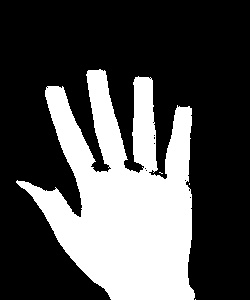
//> input picture IA_Project/Dataset/B/3.jpg, 250 x 300 px
$ ./main   (built with g++ and OpenCV 4)
//> lines starting //> are read from the running program, lines starting //| are printed output that depends on the picture; after the words box and inside, x2 and y2 are one past the last pixel; in counts of white or black regions, pixels touching at a corner belong together
//
//  main.cpp
//  IA_Project
//
//  Created by Aditi Mithal(2013122) and Mohit Wadhwa(2013063)
//  Copyright © 2015 Mohit Wadhwa. All rights reserved.
//
//  References : http://paulbourke.net/geometry/circlesphere/
//               http://s-ln.in/2013/04/18/hand-tracking-and-gesture-detection-opencv/
//               http://docs.opencv.org/2.4/doc/tutorials/imgproc/shapedescriptors/find_contours/find_contours.html
//               http://docs.opencv.org/2.4/doc/tutorials/imgproc/shapedescriptors/hull/hull.html
//
//


#include <opencv2/opencv.hpp>
#include <iostream>
#include <vector>
#include <algorithm>

using namespace std;
using namespace cv;

void displayImage(Mat , string);
void ASL_Detection(Mat );
double distPoints(Point , Point);

pair < Point, double > ThreePointsCircle(Point, Point, Point);

Mat GetSkin(Mat );
Mat spatialFilterGaussian(Mat );

double mask3(Mat , Mat , int , int);
Mat averageFilter3x3(Mat );
double mask5(Mat , Mat , int , int);
Mat averageFilter5x5(Mat );

int main(int argc, const char * argv[]) {

    Mat orgImg;
    // orgImg = imread("/Users/lifecodemohit/Documents/IIITD_Sem5/ImageAnalysis/IA_Project/Dataset/D/hand2_1_bot_seg_2_cropped.png", CV_LOAD_IMAGE_ANYCOLOR);
    orgImg = imread("/Users/lifecodemohit/Documents/IIITD_Sem5/ImageAnalysis/IA_Project/Dataset/B/3.jpg", CV_LOAD_IMAGE_ANYCOLOR);
//> orgImg is the input picture: 300 rows x 250 cols, CV_8UC1; min 0, max 255, mean 78.7
    // orgImg = imread("/Users/lifecodemohit/Documents/IIITD_Sem5/ImageAnalysis/IA_Project/Dataset/D/hand2_3_top_seg_1_cropped.png", CV_LOAD_IMAGE_ANYCOLOR);
    // orgImg = imread("/Users/lifecodemohit/Documents/IIITD_Sem5/ImageAnalysis/IA_Project/Dataset/D/hand2_5_bot_seg_2_cropped.png", CV_LOAD_IMAGE_ANYCOLOR);

    displayImage(orgImg, "Original Image.");

    if(orgImg.empty()) {
        cout << "Image not loaded properly." << endl;
        return  0;
    }

    if (orgImg.type() != 0)
        orgImg = GetSkin(orgImg);

    // displayImage(orgImg, "Skin Segmentation Image.");


    for (int i = 0; i < orgImg.cols; i++) {
        orgImg.at<uchar>(orgImg.rows - 1, i) = 0;
        orgImg.at<uchar>(orgImg.rows - 2, i) = 0;
        orgImg.at<uchar>(orgImg.rows - 3, i) = 0;
        orgImg.at<uchar>(orgImg.rows - 4, i) = 0;
        orgImg.at<uchar>(orgImg.rows - 5, i) = 0;
    }
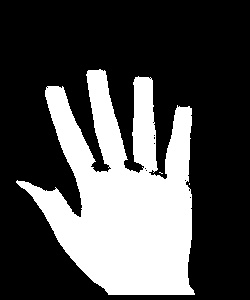
//> orgImg: 300 rows x 250 cols, CV_8UC1; 0.6% of pixels changed, all inside (x1, y1, x2, y2) = (104, 295, 200, 300)

    erode(orgImg,orgImg,Mat());
    dilate(orgImg,orgImg,Mat());
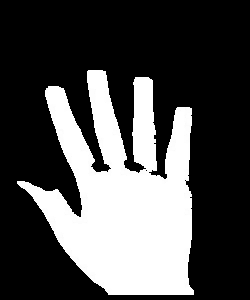
//> orgImg: 300 rows x 250 cols, CV_8UC1; min 0, max 255, mean 76.9

    // orgImg = averageFilter3x3(orgImg);

    // displayImage(orgImg, "Blurred Image.");

    ASL_Detection(orgImg);

    return 0;

}

void displayImage(Mat img, string text) {

    namedWindow(text, WINDOW_AUTOSIZE );
    imshow(text , img);
    waitKey(0);
    //    destroyWindow(text);

}

void ASL_Detection(Mat frame) {

    Mat canny_output;
    vector < vector < Point > > contours;
    vector<Vec4i> hierarchy;
    vector < pair < Point, double > > avg_center_of_palm;

    vector < Point > all_palm_point;
    vector < Point > st_point;
    vector < Point > en_point;
    vector < Point > fa_point;

    /// Find contours
    Canny(frame, canny_output, 100, 200, 3);
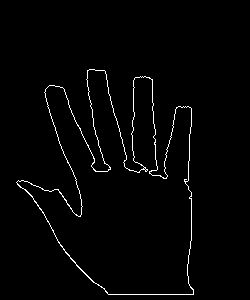
//> canny_output: 300 rows x 250 cols, CV_8UC1; 1.8% white in thin lines or dots, all inside (x1, y1, x2, y2) = (16, 69, 194, 295)
    findContours(canny_output, contours, hierarchy, CV_RETR_TREE, CV_CHAIN_APPROX_SIMPLE, Point(0, 0));
//> contours = 5 contours, 3 with area under 20; largest, box (x1, y1, x2, y2) and area: (16, 69, 194, 295) 22539, (16, 69, 194, 295) 22434

    /// Find the convex hull object for each contour
    vector < vector < int > > hullI(contours.size());
//> hullI = 5 items
    vector < vector < Point > > hull(contours.size());
//> hull = 5 empty contours
    vector < vector < Point > > defect_points(contours.size());
//> defect_points = 5 empty contours

    Mat drawing = Mat::zeros( canny_output.size(), CV_8UC3);

    int loc_max_defects = 0;

    for(int i = 0; i < (int)contours.size(); i++) {

        vector < Vec4i > defects;
        convexHull( Mat(contours[i]), hullI[i], false);
        convexHull( Mat(contours[i]), hull[i], false);

        // [7 lines of commented-out code are left out]

        convexityDefects(contours[i], hullI[i], defects);
        cout << "Size of Defects : " << defects.size() << endl;
        Point palm_center_all;

        vector < Point > palm_point;
        if ((int)defects.size() >= 3) {
            bool flag = false;
            if ((int)defects.size() > loc_max_defects) {
                loc_max_defects = (int)defects.size();
                flag = true;
                all_palm_point.clear();
                st_point.clear();
                en_point.clear();
                fa_point.clear();
            }
            for (int j = 0; j < (int)defects.size(); j++) {
                int index = defects[j][2];
                defect_points[i].push_back(contours[i][index]);
                circle(drawing, contours[i][index], 5, Scalar(243, 2, 243), -1);
                drawContours(drawing, contours, i, Scalar(243, 2, 58), 2, 8, vector<Vec4i>(), 0, Point());
                drawContours(drawing, hull, i, Scalar(9, 9, 227), 2, 8, vector<Vec4i>(), 0, Point());

                int start_index = defects[j][0];
                int end_index = defects[j][1];
                int far_index = defects[j][2];

                Point start_point(contours[i][start_index]);
                Point end_point(contours[i][end_index]);
                Point far_point(contours[i][far_index]);

                palm_center_all += start_point + end_point + far_point;
                palm_point.push_back(start_point);
                palm_point.push_back(end_point);
                palm_point.push_back(far_point);

                if (flag) {

                    all_palm_point.push_back(start_point);
                    all_palm_point.push_back(end_point);
                    all_palm_point.push_back(far_point);
                    st_point.push_back(start_point);
                    en_point.push_back(end_point);
                    fa_point.push_back(far_point);

                }

            }

            palm_center_all.x = (palm_center_all.x)/((int)defects.size()*3);
            palm_center_all.y = (palm_center_all.y)/((int)defects.size()*3);

            // cout << "Palm center all : (" << palm_center_all.x << ", " << palm_center_all.y << ")" << endl;

            vector < pair < double, int > > distance_vector;
            for (int j = 0; j < (int)palm_point.size(); j++) {
                distance_vector.push_back(make_pair(distPoints(palm_center_all, palm_point[j]), j));
            }

            sort(distance_vector.begin(), distance_vector.end());
            pair < Point, double > find_circle;

            for (int j = 0; j < (int)distance_vector.size() - 2; j++) {

                Point pt1 = palm_point[distance_vector[j+0].second];
                Point pt2 = palm_point[distance_vector[j+1].second];
                Point pt3 = palm_point[distance_vector[j+2].second];

                find_circle = ThreePointsCircle(pt1, pt2, pt3);

                // [4 lines of commented-out code are left out]

                if(find_circle.second != 0)
                    break;
            }

            // cout << "Yo " << find_circle.second  << endl;

            avg_center_of_palm.push_back(find_circle);

            Point center_of_palm = find_circle.first;
            // [10 lines of commented-out code are left out]

        }


    }


    Point all_palm_center_all;

    for (int j = 0; j < (int)all_palm_point.size(); j++) {

        all_palm_center_all.x += all_palm_point[j].x;
        all_palm_center_all.y += all_palm_point[j].y;
    }

    all_palm_center_all.x = all_palm_center_all.x/(int)(all_palm_point.size());
    all_palm_center_all.y = all_palm_center_all.y/(int)(all_palm_point.size());

    cout << "Palm center average : (" << all_palm_center_all.x << ", " << all_palm_center_all.y << ")" << endl;

    vector < pair < double, int > > all_distance_vector;

    for (int j = 0; j < (int)all_palm_point.size(); j++) {
        all_distance_vector.push_back(make_pair(distPoints(all_palm_center_all, all_palm_point[j]), j));
    }

    sort(all_distance_vector.begin(), all_distance_vector.end());

    pair < Point, double > all_find_circle;
    vector < pair < Point, double > > all_circle;

    // [23 lines of commented-out code are left out]


    for (int j = 0; j < (int)all_distance_vector.size() - 2; j++) {

        Point pt1 = all_palm_point[all_distance_vector[j + 0].second];
        Point pt2 = all_palm_point[all_distance_vector[j + 1].second];
        Point pt3 = all_palm_point[all_distance_vector[j + 2].second];

        all_find_circle = ThreePointsCircle(pt1, pt2, pt3);
        //        all_circle.push_back(all_find_circle);

        if(all_find_circle.second != 0)
            break;
    }

    //    cout << all_circle.size() << " " << frame.rows << " " << frame.cols << endl;

    Point center_of_palm = all_find_circle.first;
    double radius = all_find_circle.second;

    // [54 lines of commented-out code are left out]


    cout << "Radius : " << radius << endl;

    circle(drawing, center_of_palm, 5, Scalar(34, 245, 10), 3);
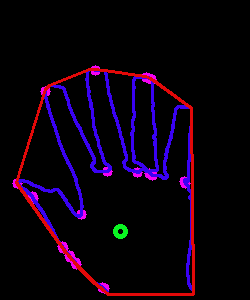
//> drawing: 300 rows x 250 cols, CV_8UC3; mean B, G, R 14.3, 0.9, 11.5
    circle(drawing, center_of_palm, radius, Scalar(34, 245, 10), 3);
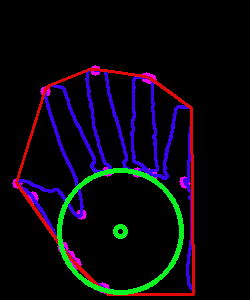
//> drawing: 300 rows x 250 cols, CV_8UC3; 2.55% of pixels changed, all inside (x1, y1, x2, y2) = (57, 168, 184, 295)

    int finger_count = 0;
    for (int j = 0; j < (int)st_point.size(); j++) {

        double xlength = sqrt(distPoints(st_point[j], center_of_palm));
        double ylength = sqrt(distPoints(fa_point[j], center_of_palm));
        double hlength = sqrt(distPoints(fa_point[j], st_point[j]));
        double zlength = sqrt(distPoints(en_point[j], fa_point[j]));

        // Reference for selecting center of palm:  http://s-ln.in/2013/04/18/hand-tracking-and-gesture-detection-opencv/

        if((hlength <= 3*radius) && (ylength >= 0.4*radius) && (hlength >= 10) && (zlength >= 10) && max(hlength,zlength)/min(hlength,zlength) >= 0.8)
            if(min(xlength, ylength)/max(xlength,ylength) <= 0.8) {

                if(((xlength >= 0.1*radius) && (xlength <= 1.3*radius) && (xlength < ylength))||((ylength >= 0.1*radius) && (ylength <= 1.3*radius) && (xlength > ylength)))
                    line(drawing, en_point[j], fa_point[j], Scalar(0,255,0), 1);

                finger_count++;
            }
    }
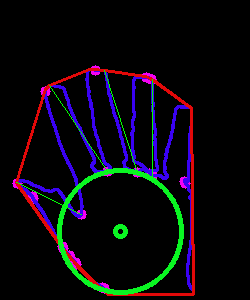
//> drawing: 300 rows x 250 cols, CV_8UC3; 0.47% of pixels changed, all inside (x1, y1, x2, y2) = (16, 70, 153, 215)
//> after the loop, finger_count = 4

    cout << "Finger count : " << min(5, finger_count + 1) << endl;
//| Finger count : 5

    displayImage(drawing, "Contour + Hull Image.");

}


double distPoints(Point x,Point y) {
    return ((x.x - y.x) * (x.x - y.x)) + ((x.y - y.y) * (x.y - y.y));
}


// Reference : http://paulbourke.net/geometry/circlesphere/

pair < Point, double > ThreePointsCircle(Point pt1, Point pt2, Point pt3) {

    int ma_num = pt2.y - pt1.y;
    int ma_den = pt2.x - pt1.x;

    int mb_num = pt3.y - pt2.y;
    int mb_den = pt3.x - pt2.x;

    double eps = 0.00000001;

    if (abs((mb_num * ma_den) - (mb_den * ma_num)) < eps)
        return make_pair(Point(-1, -1), 0);

    double x = ((ma_num*mb_num*(pt1.y - pt3.y)) + (mb_num*ma_den*(pt1.x + pt2.x)) - (ma_num*mb_den*(pt2.x + pt3.x)))/(2*(mb_num*ma_den - ma_num*mb_den));
    double y = ((pt1.y + pt2.y)/2) -((ma_den*(x - (pt1.x + pt2.x)/2))/ma_num);
    double rad = hypot(pt1.x - x, pt1.y - y);

    return make_pair(Point(x, y), rad);
}

// [145 lines left out: functions GetSkin, spatialFilterGaussian, mask3, mask5, averageFilter3x3, averageFilter5x5, not called in this run]
